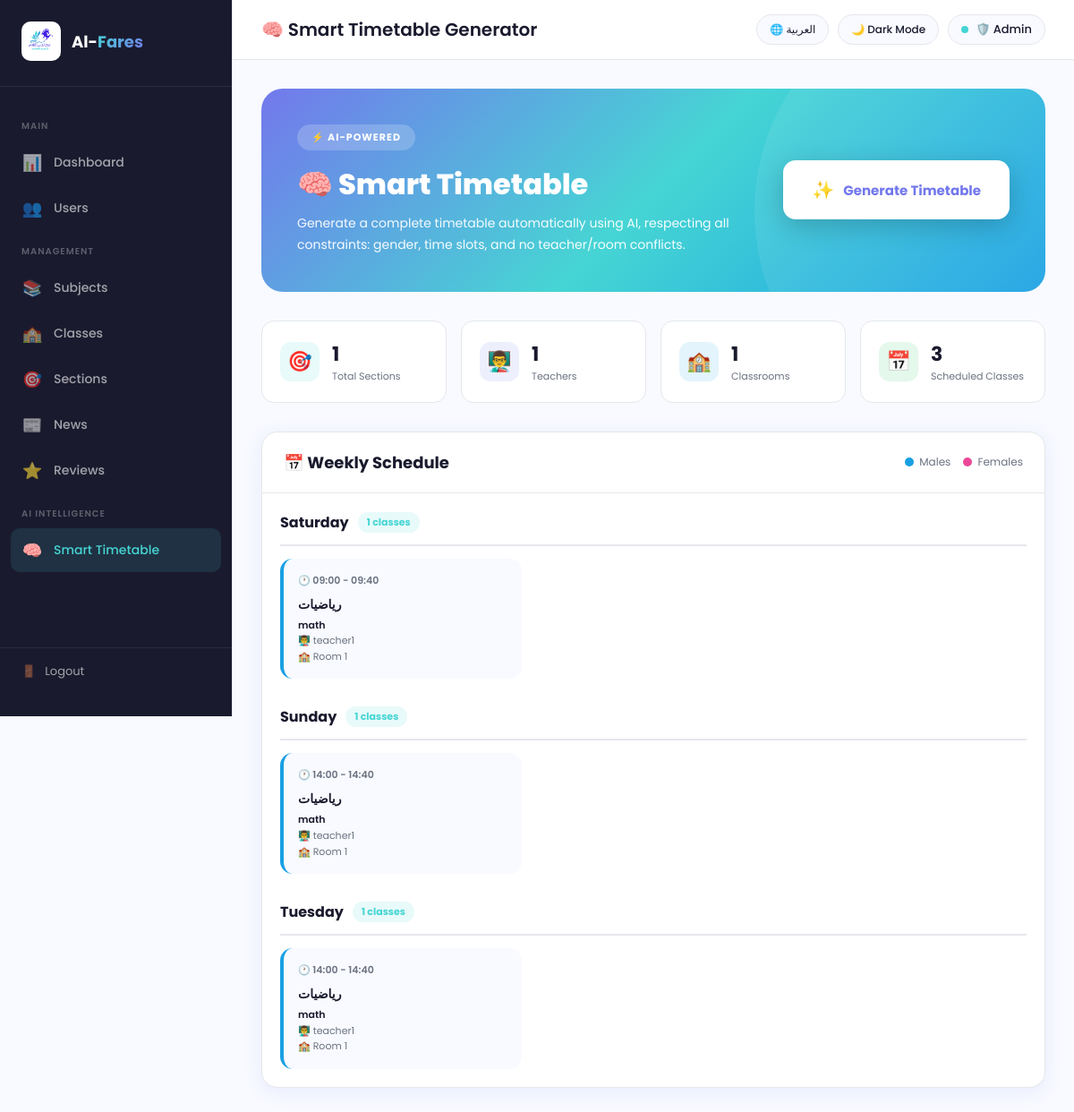
The app's page /admin/timetable (signed in) with its own data.
### tables this page shows
CREATE TABLE Timetable (
            Timetable_ID INTEGER PRIMARY KEY AUTOINCREMENT,
            Section_ID INTEGER,
            Day TEXT NOT NULL,
            Start_Time TEXT NOT NULL,
            End_Time TEXT NOT NULL,
            Generated_At TEXT DEFAULT CURRENT_TIMESTAMP,
            FOREIGN KEY (Section_ID) REFERENCES Sections(Section_ID)
        );

CREATE TABLE Subjects (
            Subject_ID INTEGER PRIMARY KEY AUTOINCREMENT,
            Subject_Name TEXT NOT NULL,
            Credit_Hours INTEGER
        );

CREATE TABLE Sections (
            Section_ID INTEGER PRIMARY KEY AUTOINCREMENT,
            Section_Name TEXT NOT NULL,
            Subject_ID INTEGER,
            Teacher_ID INTEGER,
            Class_ID INTEGER,
            Gender TEXT,
            Period_Type TEXT,
            FOREIGN KEY (Subject_ID) REFERENCES Subjects(Subject_ID),
            FOREIGN KEY (Teacher_ID) REFERENCES Teachers(Teacher_ID),
            FOREIGN KEY (Class_ID) REFERENCES Classes(Class_ID)
        );

CREATE TABLE Users (
            User_ID INTEGER PRIMARY KEY AUTOINCREMENT,
            Full_Name TEXT NOT NULL,
            Username TEXT UNIQUE NOT NULL,
            Password TEXT NOT NULL,
            Email TEXT,
            User_Role TEXT NOT NULL CHECK(User_Role IN ('Admin','Teacher','Student'))
        );

CREATE TABLE Classes (
            Class_ID INTEGER PRIMARY KEY AUTOINCREMENT,
            Room_Number TEXT,
            Capacity INTEGER
        );

### app.py (the view)
@app.route('/admin/timetable')
def admin_timetable():
    if session.get('role') != 'Admin':
        return redirect('/login')
    conn = get_db()
    timetable = conn.execute('''
        SELECT t.*, s.Section_Name, s.Gender,
               sub.Subject_Name, c.Room_Number,
               u.Full_Name AS Teacher_Name
        FROM Timetable t
        JOIN Sections s ON t.Section_ID = s.Section_ID
        LEFT JOIN Subjects sub ON s.Subject_ID = sub.Subject_ID
        LEFT JOIN Classes c ON s.Class_ID = c.Class_ID
        LEFT JOIN Teachers tch ON s.Teacher_ID = tch.Teacher_ID
        LEFT JOIN Users u ON tch.User_ID = u.User_ID
        ORDER BY t.Day, t.Start_Time
    ''').fetchall()
    sections_count = conn.execute('SELECT COUNT(*) AS c FROM Sections').fetchone()['c']
    teachers_count = conn.execute('SELECT COUNT(*) AS c FROM Teachers').fetchone()['c']
    classes_count  = conn.execute('SELECT COUNT(*) AS c FROM Classes').fetchone()['c']
    conn.close()
    return render_template('timetable.html',
                           timetable=timetable,
                           sections_count=sections_count,
                           teachers_count=teachers_count,
                           classes_count=classes_count)

### database.py (called while the page is built)
def get_db():
    conn = sqlite3.connect('alfares.db')
    conn.row_factory = sqlite3.Row
    return conn

### templates/timetable.html (shortened to what this page needs)
<!DOCTYPE html>
<html lang="en" dir="ltr" data-theme="light">
<head>
</head>
<body>
  <aside class="sidebar">
    <div class="sidebar-logo">
      <img src="/static/logo.png" alt="logo">
      <h2>Al-<span>Fares</span></h2>
    </div>
    <nav class="sidebar-menu">
      <div class="menu-label" data-ar="الرئيسية" data-en="Main">Main</div>
      <a class="menu-item" href="/admin">
        <span class="icon">📊</span> <span data-ar="لوحة التحكم" data-en="Dashboard">Dashboard</span>
      </a>
      <a class="menu-item" href="/admin">
        <span class="icon">👥</span> <span data-ar="المستخدمون" data-en="Users">Users</span>
      </a>
      <div class="menu-label" data-ar="الإدارة" data-en="Management">Management</div>
      <a class="menu-item" href="/admin/subjects">
        <span class="icon">📚</span> <span data-ar="المواد" data-en="Subjects">Subjects</span>
      </a>
      <a class="menu-item" href="/admin/classes">
        <span class="icon">🏫</span> <span data-ar="الصفوف" data-en="Classes">Classes</span>
      </a>
      <a class="menu-item" href="/admin/sections">
        <span class="icon">🎯</span> <span data-ar="الشعب" data-en="Sections">Sections</span>
      </a>
      <a class="menu-item" href="/admin/news">
        <span class="icon">📰</span> <span data-ar="الأخبار" data-en="News">News</span>
      </a>
      <a class="menu-item" href="/admin/reviews">
        <span class="icon">⭐</span> <span data-ar="الآراء" data-en="Reviews">Reviews</span>
      </a>
      <div class="menu-label" data-ar="الذكاء الاصطناعي" data-en="AI Intelligence">AI Intelligence</div>
      <a class="menu-item active" href="/admin/timetable">
        <span class="icon">🧠</span> <span data-ar="الجدول الذكي" data-en="Smart Timetable">Smart Timetable</span>
      </a>
    </nav>
    <div class="sidebar-footer">
      <a href="/logout" class="logout-btn">
        <span>🚪</span> <span data-ar="تسجيل الخروج" data-en="Logout">Logout</span>
      </a>
    </div>
  </aside>
  <div class="main">
    <div class="topbar">
      <h1 id="page-title">🧠 Smart Timetable Generator</h1>
      <div class="topbar-right">
        <button class="top-btn" onclick="toggleLang()" id="lang-btn">🌐 العربية</button>
        <button class="top-btn" onclick="toggleTheme()" id="theme-btn">🌙 Dark Mode</button>
        <div class="admin-badge">
          <div class="badge-dot"></div>
          🛡️ {{ session.full_name }}
        </div>
      </div>
    </div>
    <div class="content">
      <div class="ai-banner">
        <div class="ai-banner-content">
          <div class="ai-banner-text">
            <span class="ai-badge">⚡ AI-POWERED</span>
            <h2 data-ar="🧠 الجدول الذكي" data-en="🧠 Smart Timetable">🧠 Smart Timetable</h2>
            <p data-ar="ولّد جدول حصص متكامل تلقائياً بالذكاء الاصطناعي مع احترام جميع القيود: الجنس، الأوقات، وعدم تعارض المعلمين والقاعات." data-en="Generate a complete timetable automatically using AI, respecting all constraints: gender, time slots, and no teacher/room conflicts.">
              Generate a complete timetable automatically using AI, respecting all constraints: gender, time slots, and no teacher/room conflicts.
            </p>
          </div>
          <form method="POST" action="/admin/generate-timetable" onsubmit="showLoading()">
            <button type="submit" class="generate-btn">
              <span class="spark">✨</span>
              <span data-ar="توليد الجدول" data-en="Generate Timetable">Generate Timetable</span>
            </button>
          </form>
        </div>
      </div>
      <div class="stats-row">
        <div class="stat-mini">
          <div class="icon s1">🎯</div>
          <div>
            <h3>{{ sections_count }}</h3>
            <p data-ar="إجمالي الشعب" data-en="Total Sections">Total Sections</p>
          </div>
        </div>
        <div class="stat-mini">
          <div class="icon s2">👨‍🏫</div>
          <div>
            <h3>{{ teachers_count }}</h3>
            <p data-ar="المعلمين" data-en="Teachers">Teachers</p>
          </div>
        </div>
        <div class="stat-mini">
          <div class="icon s3">🏫</div>
          <div>
            <h3>{{ classes_count }}</h3>
            <p data-ar="القاعات" data-en="Classrooms">Classrooms</p>
          </div>
        </div>
        <div class="stat-mini">
          <div class="icon s4">📅</div>
          <div>
            <h3>{{ timetable|length }}</h3>
            <p data-ar="حصص مجدولة" data-en="Scheduled Classes">Scheduled Classes</p>
          </div>
        </div>
      </div>
      {% if timetable %}
      <div class="timetable-container">
        <div class="timetable-header">
          <h3 data-ar="📅 الجدول الأسبوعي" data-en="📅 Weekly Schedule">📅 Weekly Schedule</h3>
          <div class="legend">
            <div class="legend-item">
              <div class="legend-dot male"></div>
              <span data-ar="ذكور" data-en="Males">Males</span>
            </div>
            <div class="legend-item">
              <div class="legend-dot female"></div>
              <span data-ar="إناث" data-en="Females">Females</span>
            </div>
          </div>
        </div>
        <div class="timetable-grid">
          {% set days = ['Saturday','Sunday','Monday','Tuesday','Wednesday'] %}
          {% set day_ar = {'Saturday':'السبت','Sunday':'الأحد','Monday':'الإثنين','Tuesday':'الثلاثاء','Wednesday':'الأربعاء'} %}
          {% for d in days %}
            {% set day_classes = timetable|selectattr('Day','equalto',d)|list %}
            {% if day_classes %}
            <div class="day-row">
              <div class="day-header">
                <h4 data-ar="{{ day_ar[d] }}" data-en="{{ d }}">{{ d }}</h4>
                <span class="day-count">{{ day_classes|length }} <span data-ar="حصة" data-en="classes">classes</span></span>
              </div>
              <div class="day-slots">
                {% for c in day_classes %}
                <div class="slot-card {{ c.Gender|lower }}">
                  <div class="slot-time">🕐 {{ c.Start_Time }} - {{ c.End_Time }}</div>
                  <h5>{{ c.Subject_Name }}</h5>
                  <div class="meta">
                    <strong>{{ c.Section_Name }}</strong><br>
                    👨‍🏫 {{ c.Teacher_Name }}<br>
                    🏫 {{ c.Room_Number }}
                  </div>
                </div>
                {% endfor %}
              </div>
            </div>
            {% endif %}
          {% endfor %}
        </div>
      </div>
      {% endif %}
    </div>
  </div>
</body>
</html>

### records on screen
Timetable: Start_Time "09:00", End_Time "09:40", Subject_Name "رياضيات", Section_Name "math", Teacher_Name "teacher1", Room_Number "Room 1"
Timetable: Start_Time "14:00", End_Time "14:40", Subject_Name "رياضيات", Section_Name "math", Teacher_Name "teacher1", Room_Number "Room 1"
Timetable: Start_Time "14:00", End_Time "14:40", Subject_Name "رياضيات", Section_Name "math", Teacher_Name "teacher1", Room_Number "Room 1"

### other values on screen
{{ session.full_name }} "Admin"
{{ sections_count }} "1"
{{ teachers_count }} "1"
{{ classes_count }} "1"
{{ timetable|length }} "3"
{{ d }} "Saturday" "Sunday" "Tuesday"
{{ day_classes|length }} "1" "1" "1"
